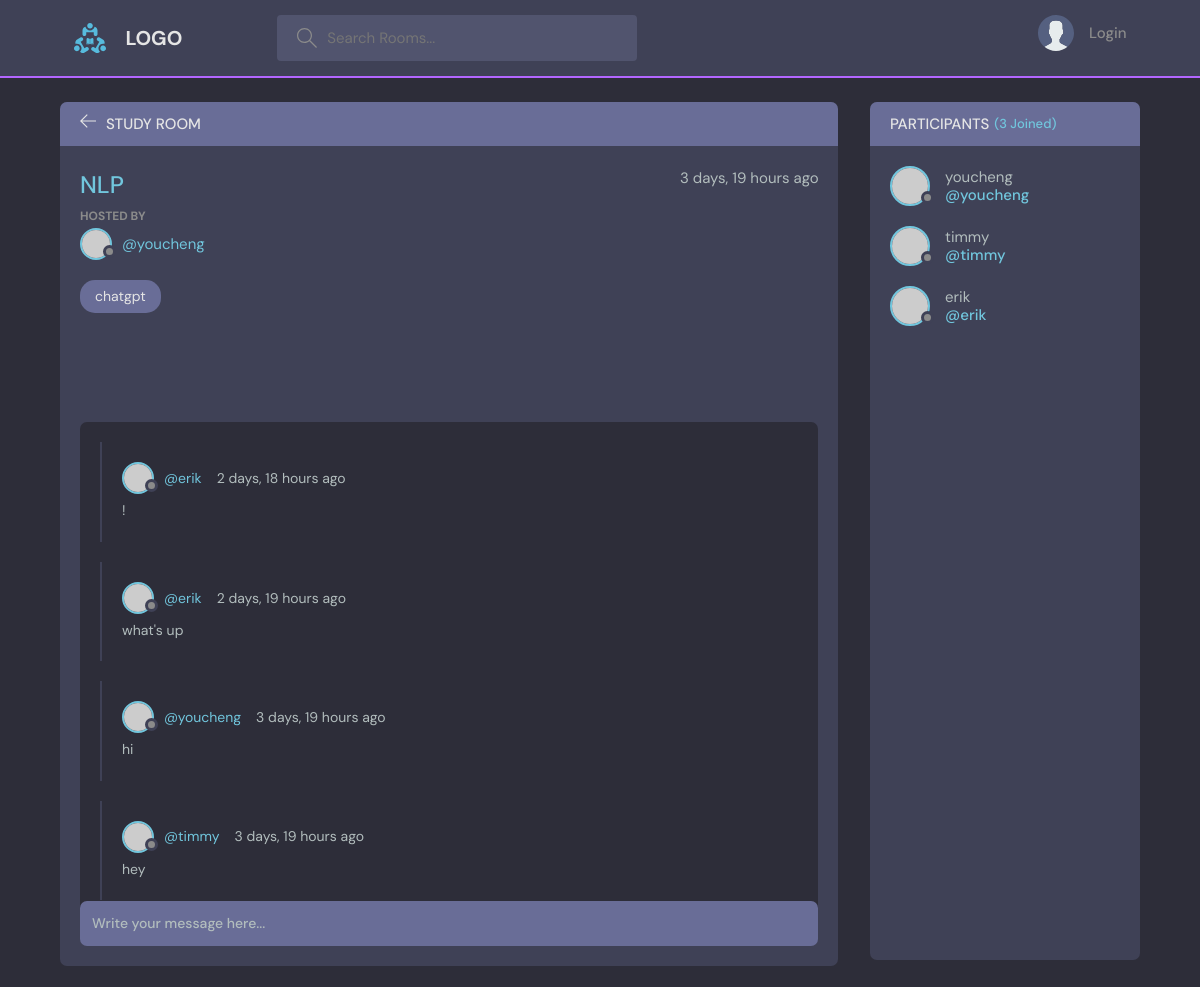
The page /room/1/ on the database its author committed.
### base/models.py (models this page shows, shortened)
class Room(models.Model): #Room 是 Topic 的child
    host = models.ForeignKey(User, on_delete=models.SET_NULL, null=True)
    topic = models.ForeignKey(Topic, on_delete=models.SET_NULL, null=True) #Class topic在上面，所以直接用，如果是在下面，要以字串'Topic'呼叫
    name = models.CharField(max_length=200)
    description = models.TextField(null=True, blank=True)
    participants = models.ManyToManyField(
        User, related_name='participants', blank=True) #前面用過User表格了，這裡要在取用另一個User表格，所以要related_name
    updated = models.DateTimeField(auto_now=True)
    created = models.DateTimeField(auto_now_add=True)
    class Meta:
       ordering = ['-updated', '-created']

class Topic(models.Model):
    name = models.CharField(max_length=200)
    def __str__(self):
        return self.name

class Message(models.Model):                                    #user 是one-to-many:一個使用者對多個留言
    user = models.ForeignKey(User, on_delete=models.CASCADE) #django內建user model，直接import就可以用
    room = models.ForeignKey(Room, on_delete=models.CASCADE)#Room 是parent table，on_delete:當parent table被刪除時，要怎麼做
    body = models.TextField()
    updated = models.DateTimeField(auto_now=True)
    created = models.DateTimeField(auto_now_add=True)
    class Meta:
        ordering = ['-updated', '-created']

### base/views.py (the view, shortened to what this page needs)
# urls.py: path('room/<str:pk>/', views.room, name="room"),
def room(request,pk):
    room = Room.objects.get(id=pk)
    room_messages = room.message_set.all() # query child object of a specific room:message是Model name(小寫)，跟room有關的message
    participants = room.participants.all()
    context = {'room': room,
               'room_messages':room_messages,
               'participants':participants
               }
    return render(request, "base/room.html",context)

### base/templates/base/room.html (shortened to what this page needs)
{% extends 'main.html' %}
{% block content %}
    <main class="profile-page layout layout--2">
      <div class="container">
        <div class="room">
          <div class="room__top">
            <div class="room__topLeft">
              <a href="{% url 'home' %}">
                <svg version="1.1" xmlns="http://www.w3.org/2000/svg" width="32" height="32" viewBox="0 0 32 32">
                  <title>arrow-left</title>
                  <path
                    d="M13.723 2.286l-13.723 13.714 13.719 13.714 1.616-1.611-10.96-10.96h27.625v-2.286h-27.625l10.965-10.965-1.616-1.607z"
                  ></path>
                </svg>
              </a>
              <h3>Study Room</h3>
            </div>
          </div>
          <div class="room__box scroll">
            <div class="room__header scroll">
              <div class="room__info">
                <h3>{{room.name}}</h3>
                <span>{{room.created|timesince}} ago</span>
              </div>
              <div class="room__hosted">
                <p>Hosted By</p>
                <a href="{% url 'user-profile' room.host.id%}" class="room__author">
                  <div class="avatar avatar--small">
                    <img src="https://randomuser.me/api/portraits/men/37.jpg" />
                  </div>
                  <span>@{{room.host.username}}</span>
                </a>
              </div>
              <span class="room__topics">{{room.topic}}</span>
            </div>
            <div class="room__conversation">
              <div class="threads scroll">
              {% for message in room_messages %}
                <div class="thread">
                  <div class="thread__top">
                    <div class="thread__author">
                      <a href="{% url 'user-profile' message.user.id %}" class="thread__authorInfo">
                        <div class="avatar avatar--small">
                          <img src="https://randomuser.me/api/portraits/men/37.jpg" />
                        </div>
                        <span>@{{message.user.username}}</span>
                      </a>
                      <span class="thread__date">{{message.created|timesince}} ago</span>
                    </div>
                  </div>
                  <div class="thread__details">
                    {{message.body}}
                  </div>
                </div>
              {% endfor %}
              </div>
            </div>
          </div>
          <div class="room__message">
            <form action="" method="POST">
              <input name="body" placeholder="Write your message here..." /></form>
          </div>
        </div>
        <div class="participants">
          <h3 class="participants__top">Participants <span>({{participants.count}} Joined)</span></h3>
          <div class="participants__list scroll">
            {% for user in participants %}
            <a href="{% url 'user-profile' user.id %}" class="participant">
              <div class="avatar avatar--medium">
                <img src="https://randomuser.me/api/portraits/men/37.jpg" />
              </div>
              <p>
                {{user.username}}
                <span>@{{user.username}}</span>
              </p>
            </a>
            {% endfor %}
          </div>
        </div>
      </div>
    </main>
{% endblock content %}

### rows shown on the page
Room: name "NLP", created "3 days, 19 hours", host.username "youcheng", topic "chatgpt"
Message: user.username "erik", created "2 days, 18 hours", body "!"
Message: user.username "erik", created "2 days, 19 hours", body "what's up"
Message: user.username "youcheng", created "3 days, 19 hours", body "hi"
Message: user.username "timmy", created "3 days, 19 hours", body "hey"

### other values the page prints
{{ participants.count }} "3"
{{ user.username }} "youcheng"
{{ user.username }} "timmy"
{{ user.username }} "erik"
